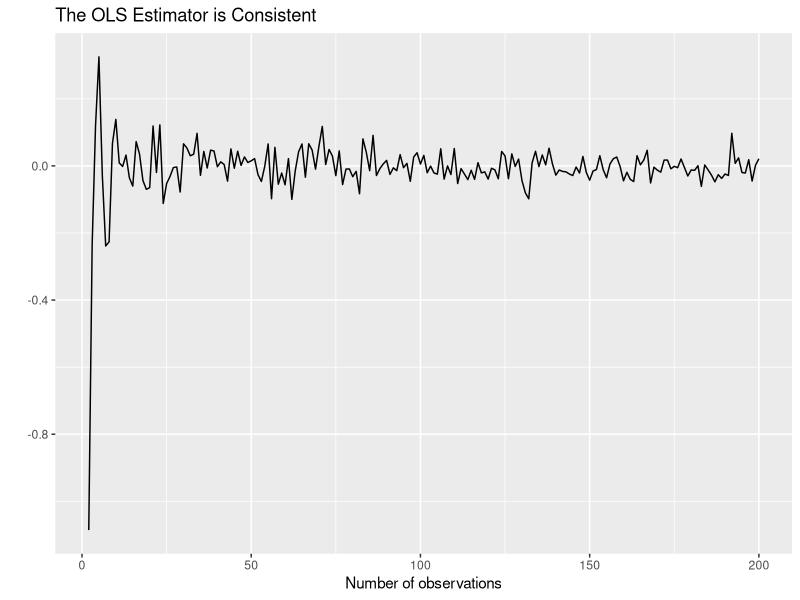
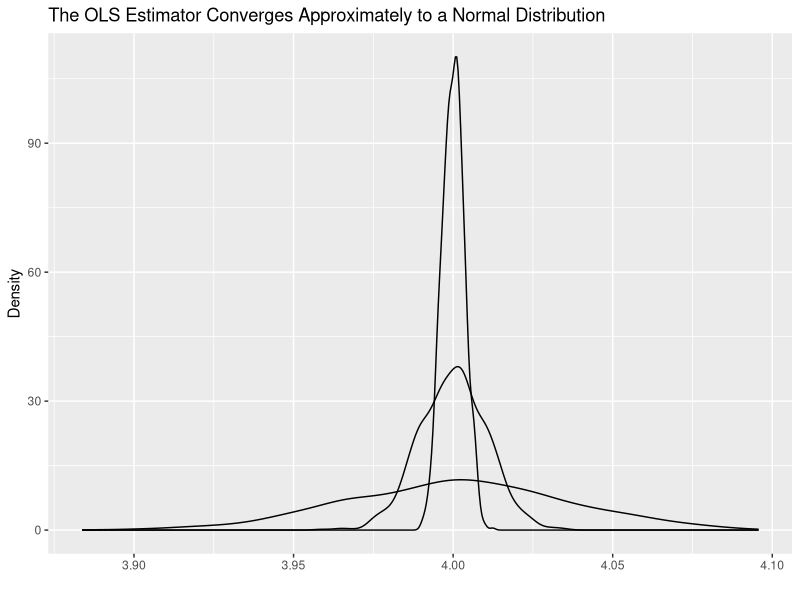

Write the R code that produced these figures, in order.
rm(list = ls())
cat("\014")
library(tidyverse)

# consistency of beta
set.seed(42069)
f <- function(n) {
n <- n
b <- 4

x <- runif(n,0,100)
e <- rnorm(n,0,10)

y <- b*x + e

bhat <- coef(lm(y~x))[2]
bdiff <- bhat - b

return(bdiff)
}

g <- function(n) {
  v <- c(NULL)
  for (i in c(1:n)) {
    v <- c(v, f(i))
  }
  return (v)
}

N <- 200
n <- c(1:N)

ggplot() + geom_line(aes(n[-1],g(N)[-1])) + ylab("") + xlab("Number of observations") + labs(title = "The OLS Estimator is Consistent")

# convergence in distribution

set.seed(42069)
f <- function(n) {
  n <- n
  b <- 4
  
  bhat <- c()
  for (i in c(1:1000)) {
  x <- runif(n,0,100)
  e <- rnorm(n,0,10)
  y <- b*x + e
  
  bhat <- c(bhat, coef(lm(y~x))[2])
  }
  return(bhat)
}

ggplot() + geom_density(aes(f(100))) + geom_density(aes(f(1000))) + geom_density(aes(f(10000))) + xlab("") + ylab("Density") + labs(title = "The OLS Estimator Converges Approximately to a Normal Distribution")